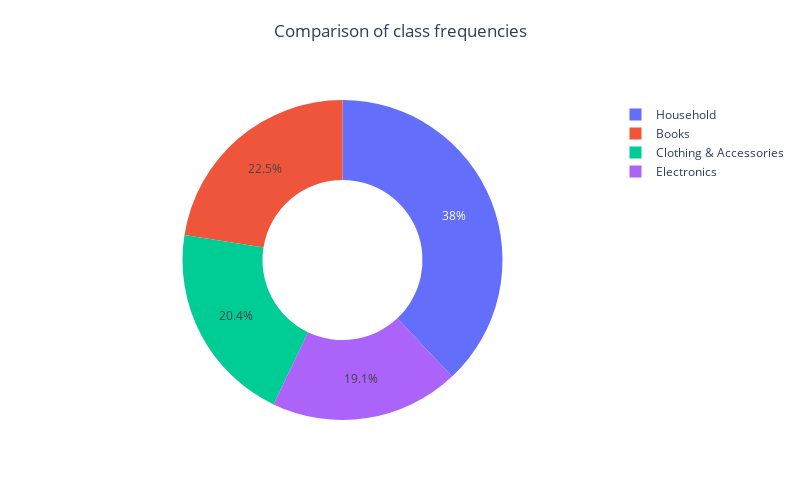

Write notebook code for a chart like this one.
### Markdown cell above
###### Class frequencies

### Code cell
# Visualization of class frequencies
values = np.array([len(data_E), len(data_H), len(data_B), len(data_CA)])
Categories = ['Electronics', 'Household', 'Books', 'Clothing & Accessories']
fig = go.Figure(data = [go.Pie(values = values, labels = Categories, hole = 0.5, textinfo = 'percent', 
                               title = " ")])
text_title = "Comparison of class frequencies"
fig.update_layout(height = 500, width = 800, showlegend = True, title = dict(text = text_title, x = 0.5, y = 0.95)) 
fig.show()

### Figure 1 — Plotly figure (JSON) as saved in the notebook; plotly's stock layout.template omitted (floating-point values rounded to 4 significant figures)
{"data": [{"hole": 0.5, "labels": ["Electronics", "Household", "Books", "Clothing & Accessories"], "textinfo": "percent", "title": {"text": " "}, "type": "pie", "values": [5308, 10564, 6256, 5674]}], "layout": {"height": 500, "showlegend": true, "title": {"text": "Comparison of class frequencies", "x": 0.5, "y": 0.95}, "width": 800}}
